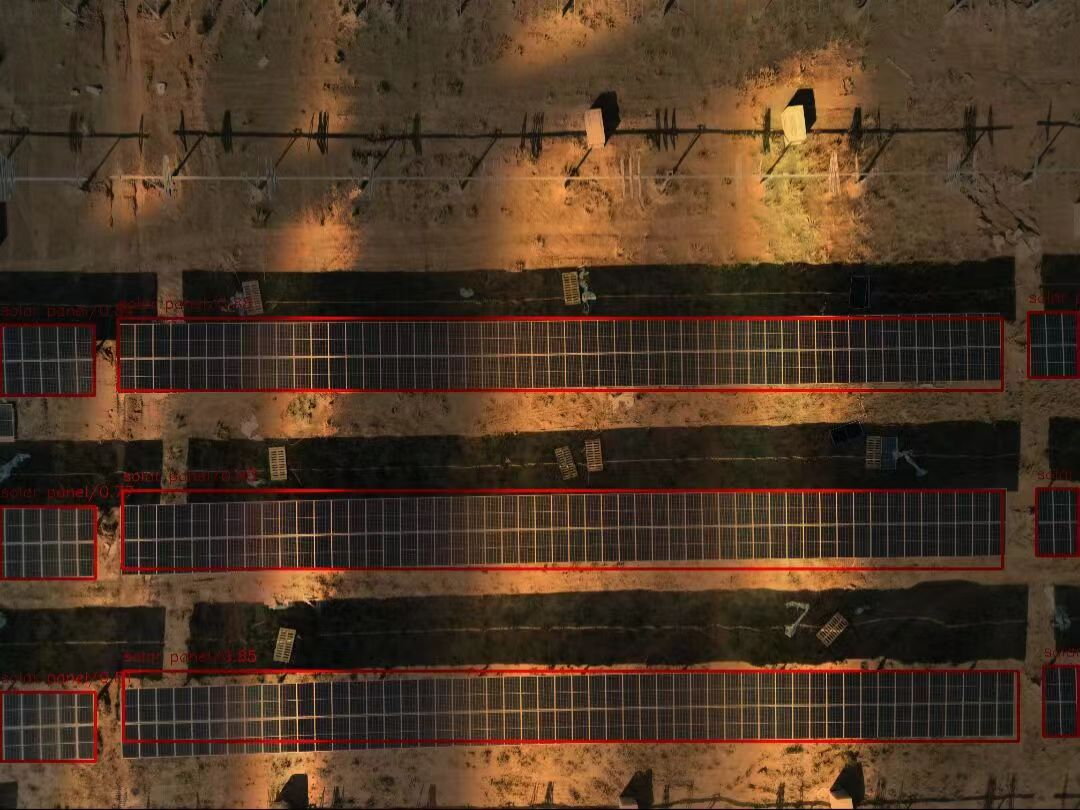
#> input picture my_test2/picture/7.jpg, 1080 x 810 px
$ python test7.py
#> lines starting #> are read from the running program, lines starting #| are printed output that depends on the picture; after the words box and inside, x2 and y2 are one past the last pixel; in counts of white or black regions, pixels touching at a corner belong together
import cv2
import numpy as np

image = cv2.imread("./picture/7.jpg")
#> image is the input picture: shape (810, 1080, 3); mean B, G, R 36.5, 54.4, 76.9


def process_image(image, arr):
    image_ = image[arr[0]:arr[1], arr[2]:arr[3], 0:3]
    image_ = cv2.cvtColor(image_, cv2.COLOR_BGR2GRAY)
#> image_: shape (72, 96)
    _, image_ = cv2.threshold(image_, 45, 255, cv2.THRESH_BINARY)
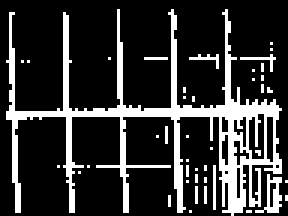
#> image_: shape (72, 96) (shown 3 times larger); 20% white in thin lines or dots
    return image_


def gray_rgb(image):
    page, lie = image.shape
#> page = 72; lie = 96
    image_ = np.zeros((page, lie, 3))
    for i in range(page):
        for j in range(lie):
            image_[i][j][0:3] = image[i, j]
#> image_: shape (72, 96, 3) float64; 20% white in thin lines or dots
    return image_


def fianl_process(image, arr):
    i_n = process_image(image, arr)
    i_n = gray_rgb(i_n)
    image[arr[0]:arr[1], arr[2]:arr[3], 0:3] = i_n
#> image: shape (810, 1080, 3); 0.79% of pixels changed, all inside (x1, y1, x2, y2) = (0, 323, 96, 395)


fianl_process(image, [323, 395, 0, 96])
fianl_process(image, [319, 390, 116, 1005])
#> in process_image (call 2), `_, image_ = cv2.threshold(image_, 45, 255, cv2.THRESH_BINARY)`: image_: shape (71, 889); 38.3% white; 379 white regions (371 under 20 px), largest, box (x1, y1, x2, y2) and area: (0, 0, 885, 71) 23091, (888, 1, 889, 71) 70, (164, 0, 230, 1) 66
#> in fianl_process (call 2), `image[arr[0]:arr[1], arr[2]:arr[3], 0:3] = i_n`: image: shape (810, 1080, 3); mean B, G, R 41.3, 58.5, 79.6
fianl_process(image, [310, 376, 1027, 1078])
#> in process_image (call 3), `_, image_ = cv2.threshold(image_, 45, 255, cv2.THRESH_BINARY)`: image_: shape (66, 51); 8.8% white in thin lines or dots
#> after the loop in gray_rgb (call 3), `for i in range(page):`: image_: shape (66, 51, 3) float64; 8.8% white in thin lines or dots
#> in fianl_process (call 3), `image[arr[0]:arr[1], arr[2]:arr[3], 0:3] = i_n`: image: shape (810, 1080, 3); mean B, G, R 41.3, 58.5, 79.6
fianl_process(image, [508, 580, 0, 95])
#> in process_image (call 4), `_, image_ = cv2.threshold(image_, 45, 255, cv2.THRESH_BINARY)`: image_: shape (72, 95); 41.9% white; 39 white regions (38 under 20 px), largest, box (x1, y1, x2, y2) and area: (1, 0, 95, 72) 2779
#> in fianl_process (call 4), `image[arr[0]:arr[1], arr[2]:arr[3], 0:3] = i_n`: image: shape (810, 1080, 3); mean B, G, R 41.8, 59, 80
fianl_process(image, [500, 570, 122, 1001])
#> in process_image (call 5), `_, image_ = cv2.threshold(image_, 45, 255, cv2.THRESH_BINARY)`: image_: shape (70, 879); 44.7% white; 323 white regions (320 under 20 px), largest, box (x1, y1, x2, y2) and area: (0, 0, 879, 70) 26562, (111, 42, 112, 69) 27, (720, 0, 721, 21) 21
#> in fianl_process (call 5), `image[arr[0]:arr[1], arr[2]:arr[3], 0:3] = i_n`: image: shape (810, 1080, 3); mean B, G, R 47.3, 63.7, 83.3
fianl_process(image, [490, 550, 1037, 1078])
#> in process_image (call 6), `_, image_ = cv2.threshold(image_, 45, 255, cv2.THRESH_BINARY)`: image_: shape (60, 41); 9.3% white in thin lines or dots
#> after the loop in gray_rgb (call 6), `for i in range(page):`: image_: shape (60, 41, 3) float64; 9.3% white in thin lines or dots
#> in fianl_process (call 6), `image[arr[0]:arr[1], arr[2]:arr[3], 0:3] = i_n`: image: shape (810, 1080, 3); mean B, G, R 47.3, 63.7, 83.3
fianl_process(image, [690, 760, 0, 90])
#> in process_image (call 7), `_, image_ = cv2.threshold(image_, 45, 255, cv2.THRESH_BINARY)`: image_: shape (70, 90); 61.2% white; 71 black regions (56 under 20 px), largest, box (x1, y1, x2, y2) and area: (0, 0, 73, 70) 945, (5, 40, 19, 55) 192, (23, 20, 37, 35) 173
#> in fianl_process (call 7), `image[arr[0]:arr[1], arr[2]:arr[3], 0:3] = i_n`:
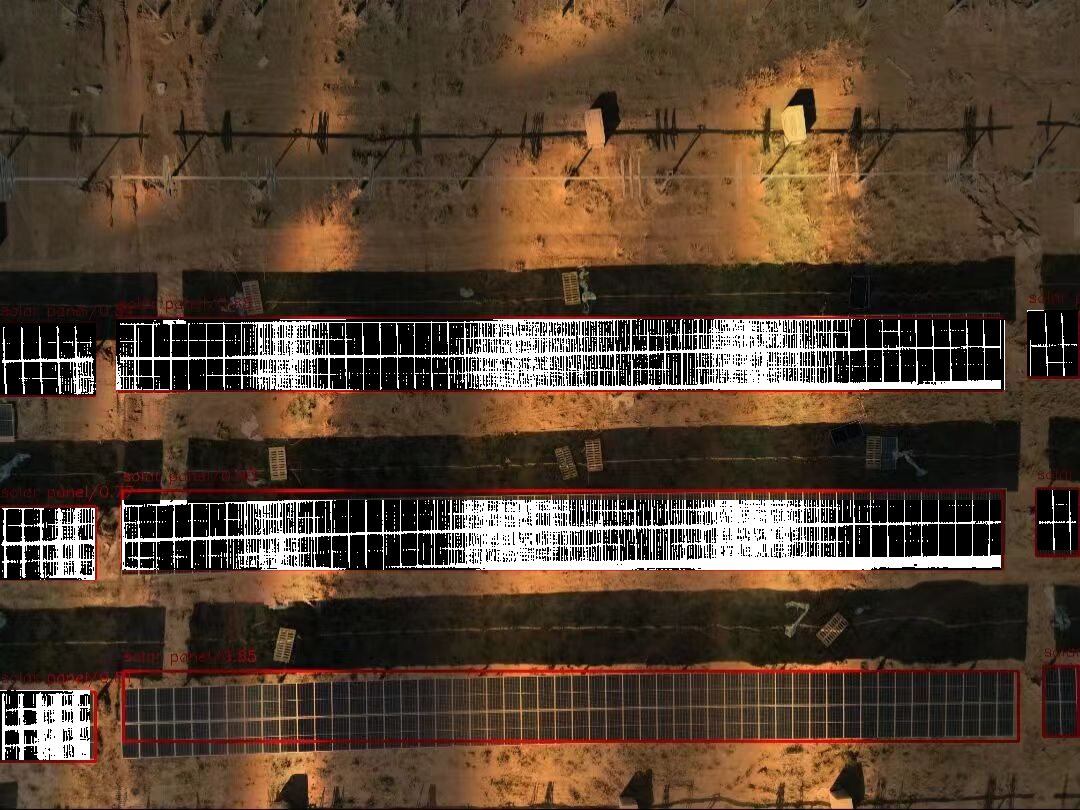
#> image: shape (810, 1080, 3); mean B, G, R 48.1, 64.4, 83.9
fianl_process(image, [675, 745, 124, 1014])
#> in process_image (call 8), `image_ = cv2.cvtColor(image_, cv2.COLOR_BGR2GRAY)`:
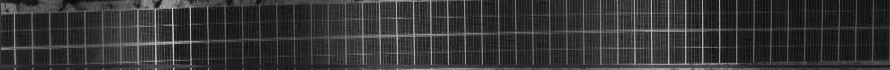
#> image_: shape (70, 890); min 8, max 216, mean 52.5
#> in process_image (call 8), `_, image_ = cv2.threshold(image_, 45, 255, cv2.THRESH_BINARY)`:
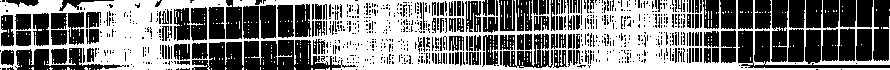
#> image_: shape (70, 890); 48.1% white; 340 white regions (336 under 20 px), largest, box (x1, y1, x2, y2) and area: (0, 0, 890, 70) 29058, (512, 0, 513, 29) 29, (504, 1, 505, 29) 28, (536, 45, 539, 64) 21
#> in fianl_process (call 8), `image[arr[0]:arr[1], arr[2]:arr[3], 0:3] = i_n`:
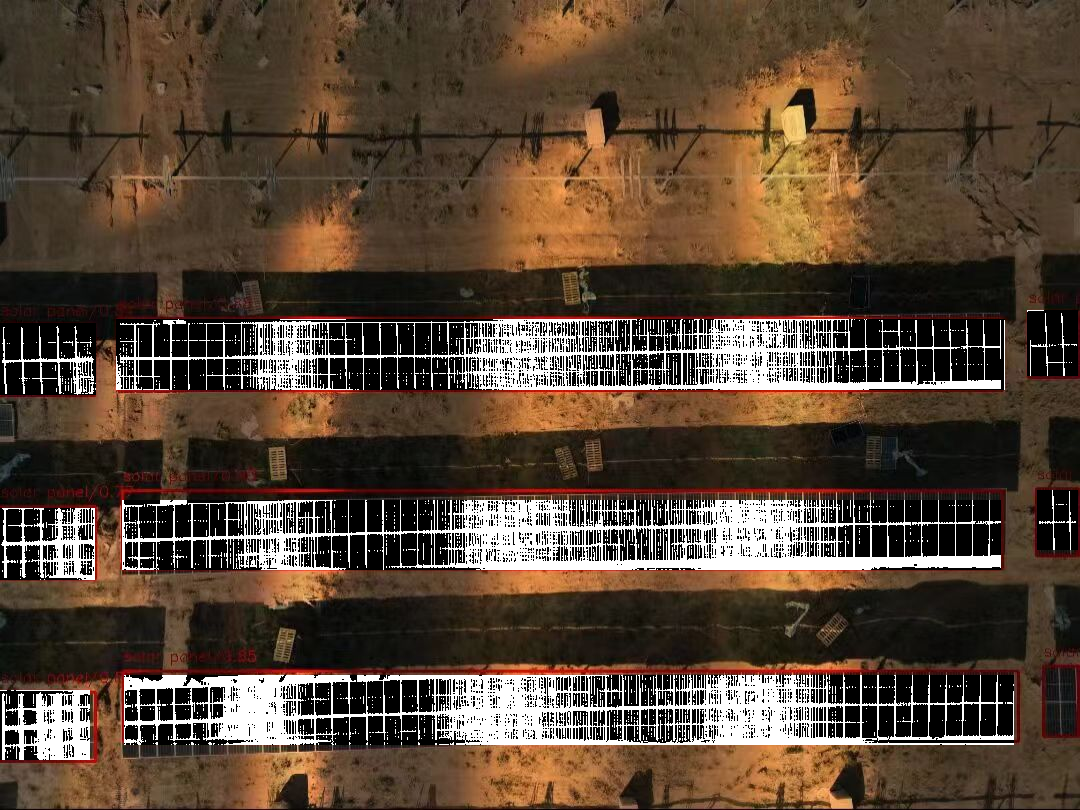
#> image: shape (810, 1080, 3); 7.12% of pixels changed, all inside (x1, y1, x2, y2) = (124, 675, 1014, 745)
fianl_process(image, [666, 734, 1045, 1078])
#> in process_image (call 9), `_, image_ = cv2.threshold(image_, 45, 255, cv2.THRESH_BINARY)`:
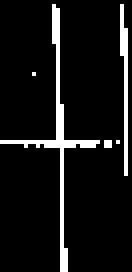
#> image_: shape (68, 33) (shown 4 times larger); 8.2% white in thin lines or dots
#> after the loop in gray_rgb (call 9), `for i in range(page):`: image_: shape (68, 33, 3) float64; 8.2% white in thin lines or dots
#> in fianl_process (call 9), `image[arr[0]:arr[1], arr[2]:arr[3], 0:3] = i_n`:
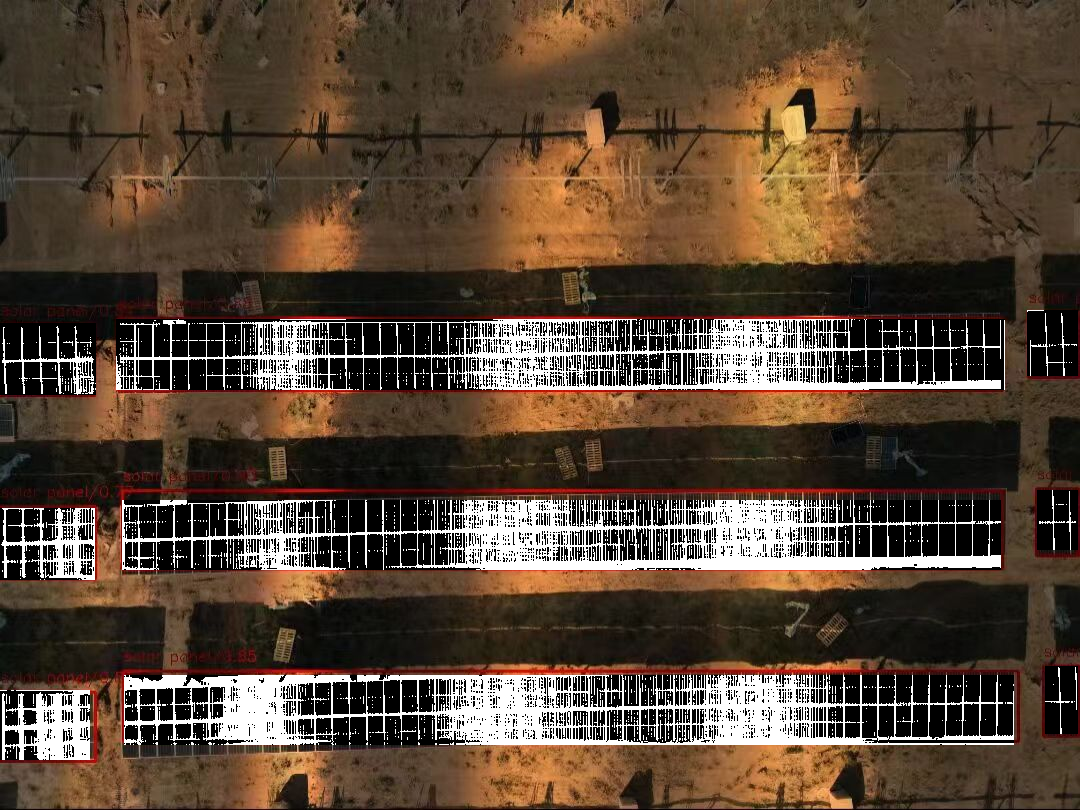
#> image: shape (810, 1080, 3); 0.26% of pixels changed, all inside (x1, y1, x2, y2) = (1045, 666, 1078, 734)

cv2.imwrite('./picture/7_.jpg', image)
cv2.imshow("Color Detection Result", image)
cv2.waitKey(0)
cv2.destroyAllWindows()

$ run again, with my_test2/picture/8.jpg copied over my_test2/picture/7.jpg
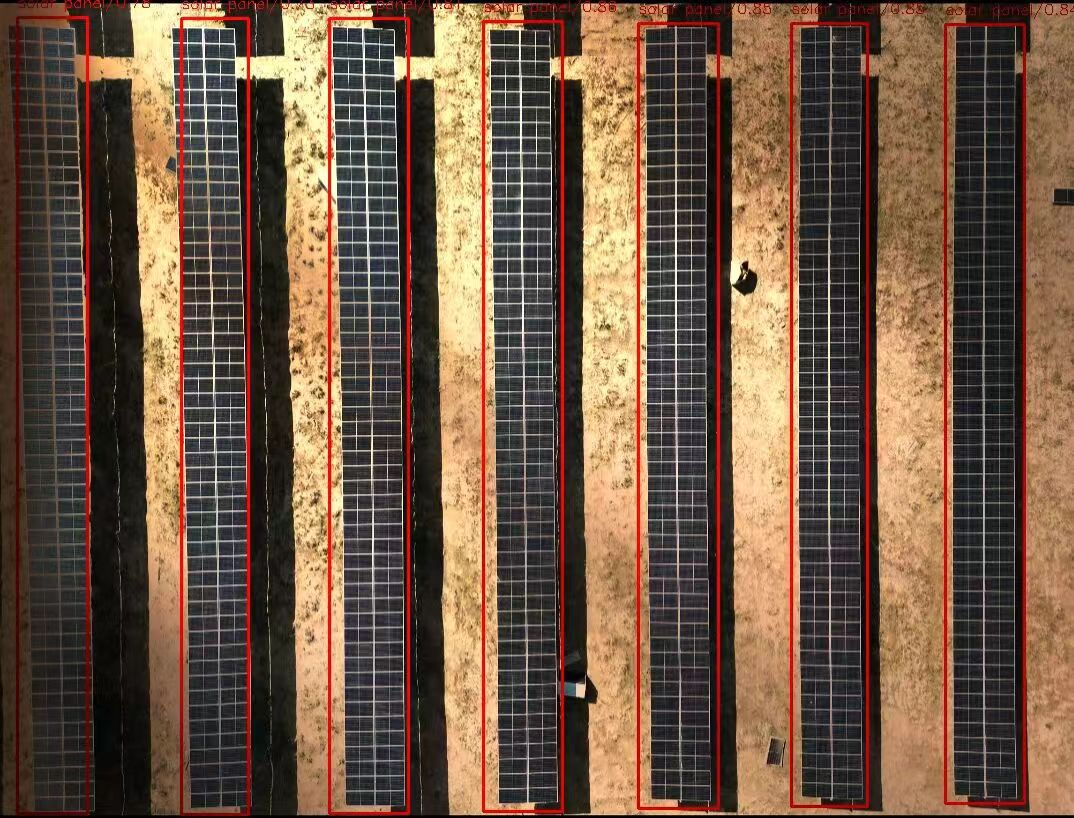
#> input picture my_test2/picture/8.jpg, 1074 x 818 px
#> image is the input picture: shape (818, 1074, 3); mean B, G, R 68.2, 87.1, 112.1
#> in process_image, `_, image_ = cv2.threshold(image_, 45, 255, cv2.THRESH_BINARY)`:
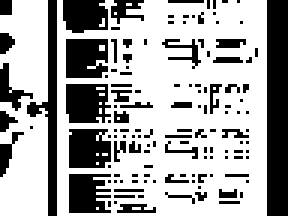
#> image_: shape (72, 96) (shown 3 times larger); 66.5% white; 132 black regions (115 under 20 px), largest, box (x1, y1, x2, y2) and area: (89, 0, 96, 72) 504, (9, 0, 19, 72) 240, (22, 13, 36, 26) 165
#> image: shape (818, 1074, 3); 0.79% of pixels changed, all inside (x1, y1, x2, y2) = (0, 323, 96, 395)
#> image: shape (818, 1074, 3); mean B, G, R 76.2, 93.4, 116.6
#> image: shape (818, 1074, 3); mean B, G, R 76.8, 93.9, 117
#> image: shape (818, 1074, 3); mean B, G, R 77.8, 94.8, 117.8
#> image: shape (818, 1074, 3); mean B, G, R 84.8, 100.5, 121.4
#> image: shape (818, 1074, 3); mean B, G, R 85.2, 100.8, 121.6
#> image: shape (818, 1074, 3); mean B, G, R 85.5, 101, 121.8
#> image: shape (818, 1074, 3); mean B, G, R 91.4, 105.9, 124.9
#> in fianl_process (call 9), `image[arr[0]:arr[1], arr[2]:arr[3], 0:3] = i_n`:
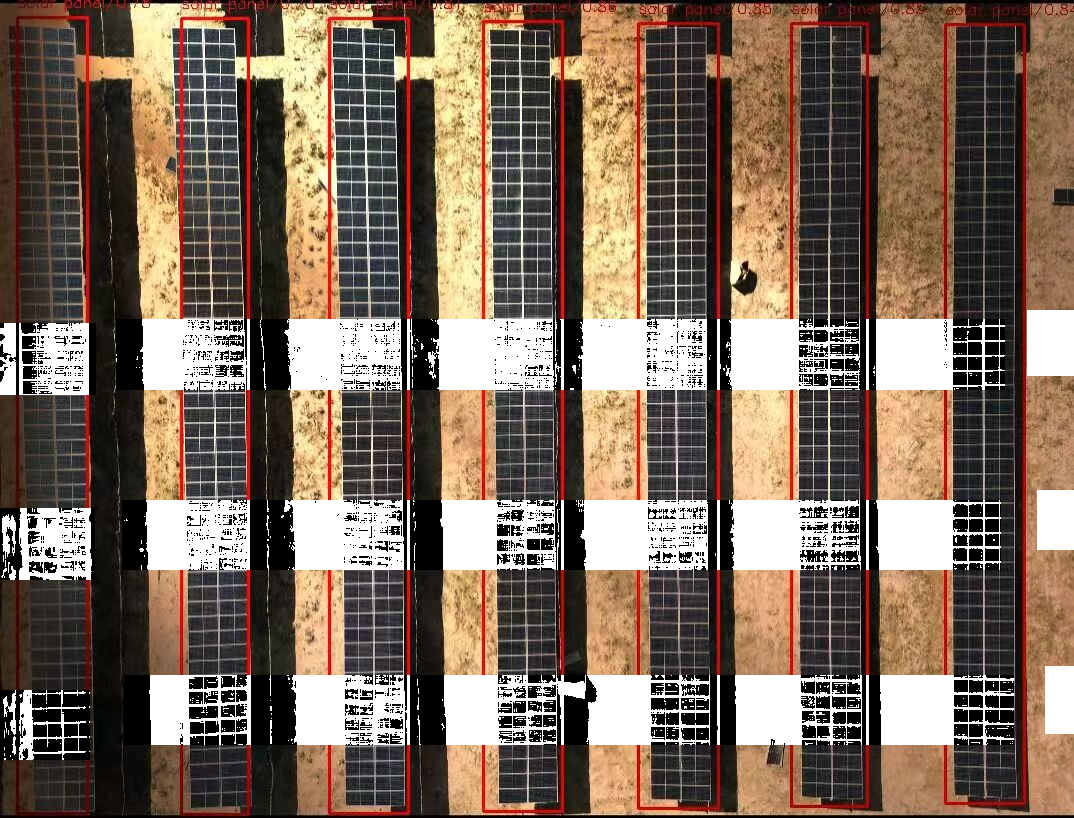
#> image: shape (818, 1074, 3); mean B, G, R 91.8, 106.2, 125
